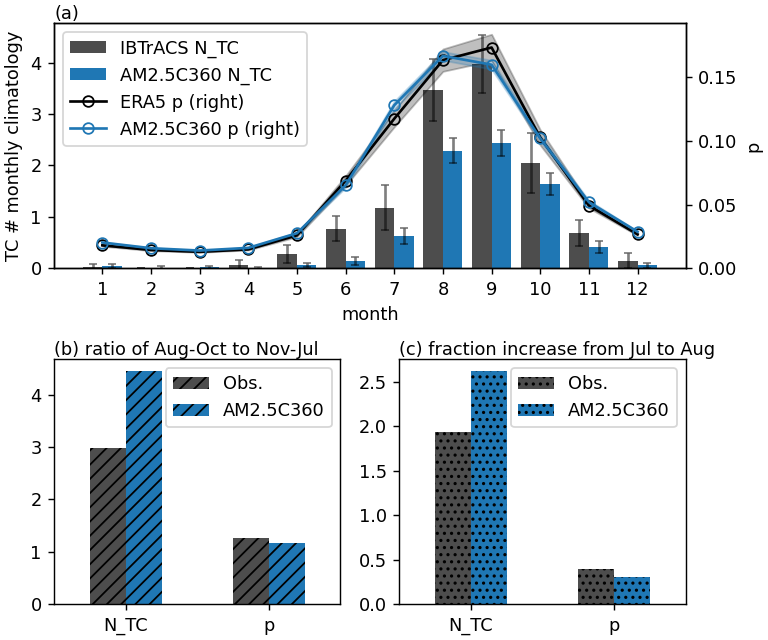

Python code for this plot:
#!/usr/bin/env python
# Wenchang Yang (wenchang@princeton.edu)
# Wed May 27 15:19:27 EDT 2020
if __name__ == '__main__':
    from misc.timer import Timer
    tt = Timer(f'start {__file__}')
import sys, os.path, os, glob
import xarray as xr, numpy as np, pandas as pd
#import matplotlib.pyplot as plt
#more imports
#from amipHadISST.data_ntc_cycle import get_cycle as get_cycle_amipHadISST
#from amipHadISST.data_pTang_cycle import get_cycle as get_cycle_pTang_amipHadISST
#from ERA5.data_pTang_partial_cycle import get_cycle as get_cycle_pTangs_era5
#from amipHadISST.data_pTang_partial_cycle import get_cycle as get_cycle_pTangs_amipHadISST
#
if __name__ == '__main__':
    tt.check('end import')
#
#start from here
basin = 'NA'
dfile = __file__.replace('.py', f'.{basin}.ntc.obs.nc')
if os.path.exists(dfile):
    ds_ntc_obs = xr.open_dataset(dfile)
    print('[loaded]:', dfile)
else:
    from IBTrACS.data_ntc_cycle import get_cycle as get_cycle_ibtracs
    ds_ntc_obs = get_cycle_ibtracs(basin=basin)
    ds_ntc_obs.to_netcdf(dfile)
    print('[saved]:', dfile)
dfile = __file__.replace('.py', f'.{basin}.ntc.am2p5c360.nc')
if os.path.exists(dfile):
    ds_ntc_model = xr.open_dataset(dfile)
    print('[loaded]:', dfile)
else:
    from AM2p5C360.data_ntc_cycle import get_cycle as get_cycle_am2p5c360
    ds_ntc_model = get_cycle_am2p5c360(basin=basin)
    ds_ntc_model.to_netcdf(dfile)
    print('[saved]:', dfile)
dfile = __file__.replace('.py', f'.{basin}.p.obs.nc')
if os.path.exists(dfile):
    ds_p_obs = xr.open_dataset(dfile)
    print('[loaded]:', dfile)
else:
    from ERA5.data_pTang_cycle import get_cycle as get_cycle_pTang_era5
    ds_p_obs = get_cycle_pTang_era5(basin=basin)
    ds_p_obs.to_netcdf(dfile)
    print('[saved]:', dfile)
dfile = __file__.replace('.py', f'.{basin}.p.am2p5c360.nc')
if os.path.exists(dfile):
    ds_p_model = xr.open_dataset(dfile)
    print('[loaded]:', dfile)
else:
    from AM2p5C360.data_pTang_cycle import get_cycle as get_cycle_pTang_am2p5c360
    ds_p_model = get_cycle_pTang_am2p5c360(basin=basin)
    ds_p_model.to_netcdf(dfile)
    print('[saved]:', dfile)
dss = [[ds_ntc_obs, ds_p_obs], [ds_ntc_model, ds_p_model]]
# ratio of Aug-Oct to Nov-Jul
func = lambda x: x.mclim.sel(month=slice(8,10)).sum('month')/x.mclim.where((x.month>10)|(x.month<8)).sum('month')
r = np.zeros(shape=(2,2)) + np.nan
for i in range(2):
    for j in range(2):
        r[i,j] = dss[i][j].pipe(func).item()
r = xr.DataArray(r, dims=['source', 'variable'], coords=[['Obs.', 'AM2.5C360'], ['N_TC', 'p']])
df = r.rename(source='').transpose().to_pandas()
# % change from Jul to Aug
func = lambda x: ( x.mclim.sel(month=8)/x.mclim.sel(month=7) - 1 )
r = np.zeros(shape=(2,2)) + np.nan
for i in range(2):
    for j in range(2):
        r[i,j] = dss[i][j].pipe(func).item()
r = xr.DataArray(r, dims=['source', 'variable'], coords=[['Obs.', 'AM2.5C360'], ['N_TC', 'p']])
df_dAug = r.rename(source='').transpose().to_pandas()


if __name__ == '__main__':
    from wyconfig import * #my plot settings
    plt.close()
    #figname = __file__.replace('.py', f'_{tt.today()}.png')
    figsize = (6,5)
    #fig, axes = plt.subplots(2, 1, figsize=figsize)
    fig = plt.figure(figsize=figsize)
    gs = fig.add_gridspec(2,2)

    #ax = axes[1]#plot (b) first to avoid damage from df.plot.bar
    ax = fig.add_subplot(gs[1,0])
    df.plot.bar(ax=ax, rot=0, color=['.3', 'C0'], hatch='///')
    ax.set_xlabel('')
    #ax.set_ylabel('ratio of Aug-Oct to Nov-Jul')
    ax.set_ylabel('')
    ax.text(0, 1, '(b) ratio of Aug-Oct to Nov-Jul', ha='left', va='bottom', transform=ax.transAxes)#, fontsize='large')

    #ax = axes[1]#plot (b) first to avoid damage from df.plot.bar
    ax = fig.add_subplot(gs[1,1])
    df_dAug.plot.bar(ax=ax, rot=0, color=['.3', 'C0'], hatch='...')
    ax.set_xlabel('')
    ax.set_ylabel('')
    ax.text(0, 1, '(c) fraction increase from Jul to Aug', ha='left', va='bottom', transform=ax.transAxes)#, fontsize='large')

    #ax = axes[0]
    ax = fig.add_subplot(gs[0,:])
    label = 'IBTrACS N_TC'
    #ds = get_cycle_ibtracs(basin=basin)
    ds = ds_ntc_obs
    b1 = ax.bar(x='month', height='mclim', align='edge', width=-0.4, color='0.3', data=ds, label=label)
    ax.errorbar(data=ds.assign_coords(month=ds.month-0.2), x='month', y='mclim', yerr='cim', capsize=2, ls='none', color='k', label=None, alpha=1/2)
 
    label = 'AM2.5C360 N_TC'
    #ds = get_cycle_amipHadISST(basin=basin)
    ds = ds_ntc_model
    b2 = ax.bar(x='month', height='mclim', align='edge', width=0.4, color='C0', data=ds, label=label)
    ax.errorbar(data=ds.assign_coords(month=ds.month+0.2), x='month', y='mclim', yerr='cim', capsize=2, ls='none', color='k', label=None, alpha=1/2)

    ax_right = ax.twinx()
    label = 'ERA5 p (right)'
    #ds = get_cycle_pTang_era5(basin=basin)#.pipe(lambda x: x.assign_coords(month=x.month-0.2))
    ds = ds_p_obs
    ds['lower'] = ds['mclim'] - ds['cim']
    ds['upper'] = ds['mclim'] + ds['cim']
    ax_right.fill_between(data=ds, x='month', y1='lower', y2='upper', alpha=1/4, color='k')
    l1 = ax_right.plot('month', 'mclim', data=ds, color='k', label=label, marker='o', fillstyle='none')

    label = 'AM2.5C360 p (right)'
    #ds = get_cycle_pTang_amipHadISST(basin=basin)#.pipe(lambda x: x.assign_coords(month=x.month+0.2))
    ds = ds_p_model
    ds['lower'] = ds['mclim'] - ds['cim']
    ds['upper'] = ds['mclim'] + ds['cim']
    ax_right.fill_between(data=ds, x='month', y1='lower', y2='upper', alpha=1/4, color='C0')
    l2 = ax_right.plot('month', 'mclim', data=ds, color='C0', label=label, marker='o', fillstyle='none')

    ax.set_ylim(0, None)
    #ax.legend(loc='upper left', frameon=False)
    ax.set_xlabel('month')
    ax.set_ylabel('TC # monthly climatology')
    ax.set_xticklabels(range(1, 13))
    ax.text(0, 1, '(a)', ha='left', va='bottom', transform=ax.transAxes)#, fontsize='large')

    ax_right.set_ylim(0, None)
    ax_right.set_xticks(range(1, 13))
    ax_right.set_xticklabels(range(1, 13))
    lbs = [b1, b2] + l1 + l2
    labels = [lb.get_label() for lb in lbs]
    ax_right.legend(lbs, labels, loc='upper left')
    #ax_right.set_xlabel('month')
    ax_right.set_ylabel('p')


    #plt.tight_layout()
    figname = __file__.replace('.py', '.png')
    if len(sys.argv) > 1 and sys.argv[1] == 'savefig':
        wysavefig(figname)
    tt.check(f'**Done**')
    plt.show()
    
